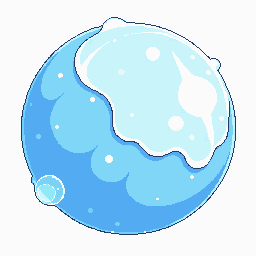
#> input picture scripts/pixellab/out/effect_iceblock/base.png, 256 x 256 px; its folder holds 4 pictures in this run
$ python iceblock_strip_outline.py
#> lines starting #> are read from the running program, lines starting #| are printed output that depends on the picture; after the words box and inside, x2 and y2 are one past the last pixel; in counts of white or black regions, pixels touching at a corner belong together
#> in main, img is the input picture: PIL image 256x256 RGBA; mean R, G, B, A 195.2, 230.2, 246.2, 255
### scripts/pixellab/pl_integrate.py
#!/usr/bin/env python3
"""Integrazione asset PixelLab v2 nel progetto Godot (§8.2 passo 5).

- backup dell'originale come .bak-pre-pixellab-v2 (accanto al file)
- scrittura PNG finale alla dimensione target (item statici)
- composizione sheet 256x64 (4 frame da 64x64) + meta.json per gli animati
- sync mirror legacy ArcadeMaze/assets/sprites/ se il percorso esiste
"""
from __future__ import annotations

import json
import os
import shutil
from PIL import Image

GODOT_SPRITES = "/home/z/my-project/ArcadeMaze/godot/assets/sprites"
LEGACY_MIRROR = "/home/z/my-project/ArcadeMaze/assets/sprites"
BAK_SUFFIX = ".bak-pre-pixellab-v2"


def _abs(rel: str) -> str:
    if rel.startswith("/"):
        return rel
    return os.path.join(GODOT_SPRITES, rel)


def backup_original(target_path: str) -> str | None:
    """Backup .bak-pre-pixellab-v2 (una sola volta)."""
    if not os.path.isfile(target_path):
        return None
    bak = target_path + BAK_SUFFIX
    if not os.path.isfile(bak):
        shutil.copy2(target_path, bak)
    return bak


def write_static(target_rel: str, img: Image.Image, target_size: tuple[int, int] | None = None) -> str:
    """Scrive uno statico: backup + resize NEAREST al target + PNG RGBA.

    NEAREST e NON LANCZOS: il resize smooth reintrodurrebbe anti-alias
    distruggendo la pixel-art (lezione Task 53: 96 colori -> 5166)."""
    path = _abs(target_rel)
    backup_original(path)
    os.makedirs(os.path.dirname(path), exist_ok=True)
    out = img.convert("RGBA")
    if target_size and out.size != target_size:
        out = out.resize(target_size, Image.NEAREST)
    out.save(path, "PNG")
    _sync_mirror(target_rel, path)
    return path


# [45 lines left out: function write_anim_sheet, not called in this run]


def _sync_mirror(rel: str, abs_path: str) -> None:
    """Sync mirror legacy ArcadeMaze/assets/sprites/ SOLO se la cartella esiste."""
    mirror = os.path.join(LEGACY_MIRROR, rel)
    if os.path.isdir(os.path.dirname(mirror)):
        os.makedirs(os.path.dirname(mirror), exist_ok=True)
        shutil.copy2(abs_path, mirror)


def remove_solid_background(img: Image.Image, tol: int = 26,
                            fringe: int = 2) -> Image.Image:
    """Rimuove lo sfondo solido (flood BFS dai bordi) + cleanup frangia.

    L'API pixflux a volte ignora no_background quando passa color_image e
    disegna su fondo crema uniforme (255,255,226, verificato 2026-10).
    Flood dai 4 bordi con tolleranza sul colore di fondo; poi frangia
    anti-alias pulita e alpha binarizzato.
    """
#> called with tol = 26, fringe = 2
    from collections import deque
    rgba = img.convert("RGBA")
    px = rgba.load()
    w, h = rgba.size
#> w = 256; h = 256
    # colore di fondo = media dei 4 angoli
    corners = [px[0, 0], px[w - 1, 0], px[0, h - 1], px[w - 1, h - 1]]
#> corners = [(250, 251, 250, 255), (250, 251, 250, 255), (250, 251, 250, 255), (250, 251, 250, 255)]
    br = sum(c[0] for c in corners) // 4
#> br = 250
    bg_ = sum(c[1] for c in corners) // 4
#> bg_ = 251
    bb = sum(c[2] for c in corners) // 4
#> bb = 250

    def near_bg(p) -> bool:
        return (abs(p[0] - br) <= tol and abs(p[1] - bg_) <= tol
                and abs(p[2] - bb) <= tol)

    # flood BFS dai bordi
    visited = bytearray(w * h)
    q: deque[tuple[int, int]] = deque()
    for x in range(w):
        for y in (0, h - 1):
            if near_bg(px[x, y]) and not visited[y * w + x]:
                visited[y * w + x] = 1
                q.append((x, y))
    for y in range(h):
        for x in (0, w - 1):
            if near_bg(px[x, y]) and not visited[y * w + x]:
                visited[y * w + x] = 1
                q.append((x, y))
    while q:
        x, y = q.popleft()
        px[x, y] = (0, 0, 0, 0)
        for dx, dy in ((1, 0), (-1, 0), (0, 1), (0, -1)):
            nx, ny = x + dx, y + dy
            if 0 <= nx < w and 0 <= ny < h and not visited[ny * w + nx] \
                    and near_bg(px[nx, ny]):
                visited[ny * w + nx] = 1
                q.append((nx, ny))
#> this loop made 29161 passes
#> (x, y) on passes 1 to 3: (0, 0), (0, 255), (1, 0)
    # frangia: erodiamo l'alpha di 'fringe' px sul perimetro del soggetto
    for _ in range(fringe):
        to_clear = []
        for y in range(h):
            for x in range(w):
                if px[x, y][3] == 0:
                    continue
                if (px[x, y][3] < 250) or any(
                    0 <= x + dx < w and 0 <= y + dy < h and px[x + dx, y + dy][3] == 0
                    for dx, dy in ((1, 0), (-1, 0), (0, 1), (0, -1))
                ):
                    # pixel di confine: segna per rimozione se semitrasparente
                    if px[x, y][3] < 250:
                        to_clear.append((x, y))
        if not to_clear:
            break
        for x, y in to_clear:
            px[x, y] = (0, 0, 0, 0)
#> this loop made 1 pass
    # alpha binario (256 livelli -> 0/255) come da ricetta §8.2
    for y in range(h):
        for x in range(w):
            r, g, b, a = px[x, y]
            px[x, y] = (r, g, b, 255 if a >= 128 else 0)
    return rgba


# [38 lines left out: functions reduce_palette, quantize_to_palette, not called in this run]

### scripts/pixellab/pl_qa.py
#!/usr/bin/env python3
"""QA numerica per gli asset PixelLab v2 (§8.2 e lezioni §12.29/12.33).

Controlli:
  - bordi trasparenti puliti (nessun pixel semitrasparente sul bordo frame)
  - palette limitata (pixel-art: default max 96 colori unici)
  - coverage (pixel opachi / totali) entro range parametrico
  - diff frame adiacenti (animati): 3-55% = OK; <3% frame statico;
    1-3% near-dup -> da scartare con ping-pong [0,1,2,3,4,3]
  - allineamento piedi y=56 (sheet personaggi/entità 64px)
  - fedeltà cromatica: distanza media hue dai colori dominanti del reference
"""
from __future__ import annotations

import colorsys
from PIL import Image


def _rgb_hue(r: float, g: float, b: float) -> float:
    h, _, _ = colorsys.rgb_to_hsv(r / 255.0, g / 255.0, b / 255.0)
    return h * 360.0


def check_transparent_edges(img: Image.Image) -> list[str]:
    """Nessun pixel con alpha parziale sul bordo esterno del frame."""
    errors = []
    rgba = img.convert("RGBA")
    w, h = rgba.size
    px = rgba.load()
    for x in range(w):
        for y in (0, h - 1):
            a = px[x, y][3]
            if 0 < a < 250:
                errors.append(f"alpha parziale {a} sul bordo ({x},{y})")
                if len(errors) > 4:
                    return errors
    for y in range(h):
        for x in (0, w - 1):
            a = px[x, y][3]
            if 0 < a < 250:
                errors.append(f"alpha parziale {a} sul bordo ({x},{y})")
                if len(errors) > 4:
                    return errors
    return errors


def check_palette(img: Image.Image, max_colors: int = 96) -> list[str]:
    rgba = img.convert("RGBA")
    colors = {(p[0], p[1], p[2]) for p in rgba.getdata() if p[3] > 0}
    if len(colors) > max_colors:
        return [f"palette troppo larga: {len(colors)} colori (max {max_colors})"]
    return []


def check_coverage(img: Image.Image, lo: float = 8.0, hi: float = 60.0) -> list[str]:
    """Percentuale pixel opachi. Item/icone: 8-60% (personaggi: 16-41%)."""
    rgba = img.convert("RGBA")
    total = rgba.size[0] * rgba.size[1]
    opaque = sum(1 for p in rgba.getdata() if p[3] > 0)
    cov = 100.0 * opaque / total
    if cov < lo:
        return [f"coverage troppo bassa {cov:.1f}% (min {lo})"]
    if cov > hi:
        return [f"coverage troppo alta {cov:.1f}% (max {hi})"]
    return []


# [228 lines left out: functions frame_diff_pct, regional_diff_pct, aligned_residual_diff, check_slide_and_duplicates, check_frame_diffs, check_feet_y56 and 2 more, not called in this run]


def qa_static(img: Image.Image, ref: Image.Image | None = None,
              max_colors: int = 96, cov: tuple[float, float] = (8.0, 60.0)) -> list[str]:
    """QA completa per uno statico (item/icona/prop)."""
    errors = check_transparent_edges(img)
    errors += check_palette(img, max_colors)
    errors += check_coverage(img, *cov)
    if ref is not None:
        errors += check_chromatic_fidelity(img, ref)
    return errors


# [14 lines left out: function qa_anim_frames, not called in this run]


def report(entity_id: str, errors: list[str]) -> bool:
    if errors:
        print(f"[QA] ✗ {entity_id}: {len(errors)} problemi")
        for e in errors:
            print(f"      - {e}")
        return False
    print(f"[QA] ✓ {entity_id}: PASS")
    return True

### scripts/pixellab/iceblock_strip_outline.py
#!/usr/bin/env python3
"""Task 65b — strip outline dall'iceblock PixelLab (tentativo 2).

PROBLEMA: anche con outline "lineless" la generazione produce un anello
scuro (bordo "sticker") attorno alla massa di ghiaccio. L'overlay deve
FONDERSI col nemico congelato (draw a modulate 0.45 in Enemy.gd), quindi
un bordo netto scuro/chiaro e' inaccettabile (VLM FAIL 2 volte).

SOLUZIONE deterministica e gratuita (pattern post-processing PIL della
pipeline): erosione della maschera alpha di 3px (rimuove l'anello scuro
perimetrale) + feather 1.5px (bordo morbido che si fonde). L'interno —
ghiaccio azzurro con bolle e scintille — resta intatto.

Uso: python3 iceblock_strip_outline.py
"""
from __future__ import annotations

import os
import sys

from PIL import Image, ImageFilter

HERE = os.path.dirname(os.path.abspath(__file__))
sys.path.insert(0, HERE)

import pl_integrate
import pl_qa

SRC = os.path.join(HERE, "out", "effect_iceblock", "base.png")
TARGET_REL = "effect_iceblock.png"
ERODE_KERNEL = 7      # MinFilter 7x7 ~ erosione 3px
FEATHER_BLUR = 1.5    # px di sfumatura del nuovo bordo


def main() -> int:
    img = Image.open(SRC).convert("RGBA")

    # 1) pulizia sfondo (come pl_run: flood dai bordi + frangia)
    img = pl_integrate.remove_solid_background(img, tol=26)

    # 2) maschera binaria
    alpha = img.getchannel("A").point(lambda a: 255 if a > 100 else 0)
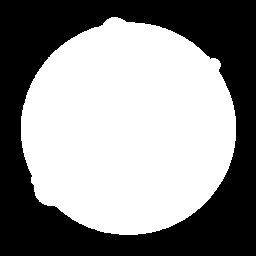
#> alpha: PIL image 256x256 L; 55.5% white; 1 black region, box (x1, y1, x2, y2) and area: (0, 0, 256, 256) 29161

    # 3) erosione: rimuove l'anello perimetrale (spesso ~2-4px)
    alpha = alpha.filter(ImageFilter.MinFilter(ERODE_KERNEL))
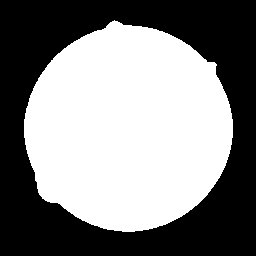
#> alpha: PIL image 256x256 L; 51.6% white; 1 black region, box (x1, y1, x2, y2) and area: (0, 0, 256, 256) 31744

    # 4) feather: bordo morbido che si fonde col mostro sotto
    alpha = alpha.filter(ImageFilter.GaussianBlur(FEATHER_BLUR))
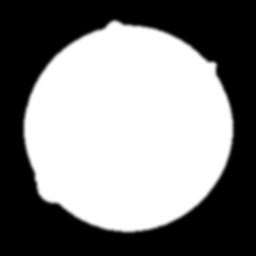
#> alpha: PIL image 256x256 L; min 0, max 255, mean 131.5

    # 5) rimonta il canale alpha (i colori interni restano quelli generati)
    out = img.copy()
    out.putalpha(alpha)
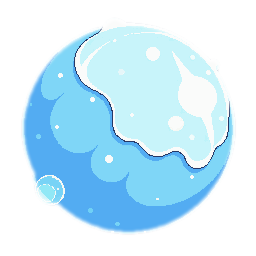
#> out: PIL image 256x256 RGBA; mean R, G, B, A 84, 118.5, 135, 131.5; transparent parts drawn white

    # 6) riduzione palette (coerente con la pipeline)
    n_cols = len({(p[0], p[1], p[2]) for p in out.getdata() if p[3] > 0})
#> n_cols = 28
    if n_cols > 96:
        out = pl_integrate.reduce_palette(out, 96)
    n_cols = len({(p[0], p[1], p[2]) for p in out.getdata() if p[3] > 0})
    print(f"[iceblock] colori dopo strip-outline: {n_cols}")
#| [iceblock] colori dopo strip-outline: 28

    # 7) QA + integrazione (backup + dual-sync mirror)
    errors = pl_qa.qa_static(out, ref=None, max_colors=96,
                             cov=(8.0, 66.0))
#> after the loop in check_transparent_edges, `for x in range(w):`: errors = []
#> in check_palette, `colors = {(p[0], p[1], p[2]) for p in rgba.getdata() if p[3] > 0}`: colors = 28 items
#> in check_coverage, `opaque = sum(1 for p in rgba.getdata() if p[3] > 0)`: opaque = 36487
#> in check_coverage, `cov = 100.0 * opaque / total`: cov = 55.67
#> errors = []
    if not pl_qa.report("effect_iceblock [strip-outline]", errors):
        print("[iceblock] QA FALLITA — NON integrato")
        return 1
    final = pl_integrate.write_static(TARGET_REL, out, (128, 128))
#> in write_static, `out = out.resize(target_size, Image.NEAREST)`:
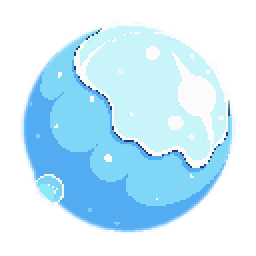
#> out: PIL image 128x128 RGBA (shown 2 times larger); mean R, G, B, A 84.1, 118.5, 135, 131.5; transparent parts drawn white
    print(f"[iceblock] integrato -> {final}")
#| [iceblock] integrato -> /home/z/my-project/ArcadeMaze/godot/assets/sprites/effect_iceblock.png
    return 0


if __name__ == "__main__":
    raise SystemExit(main())
#> (the program exits here)
